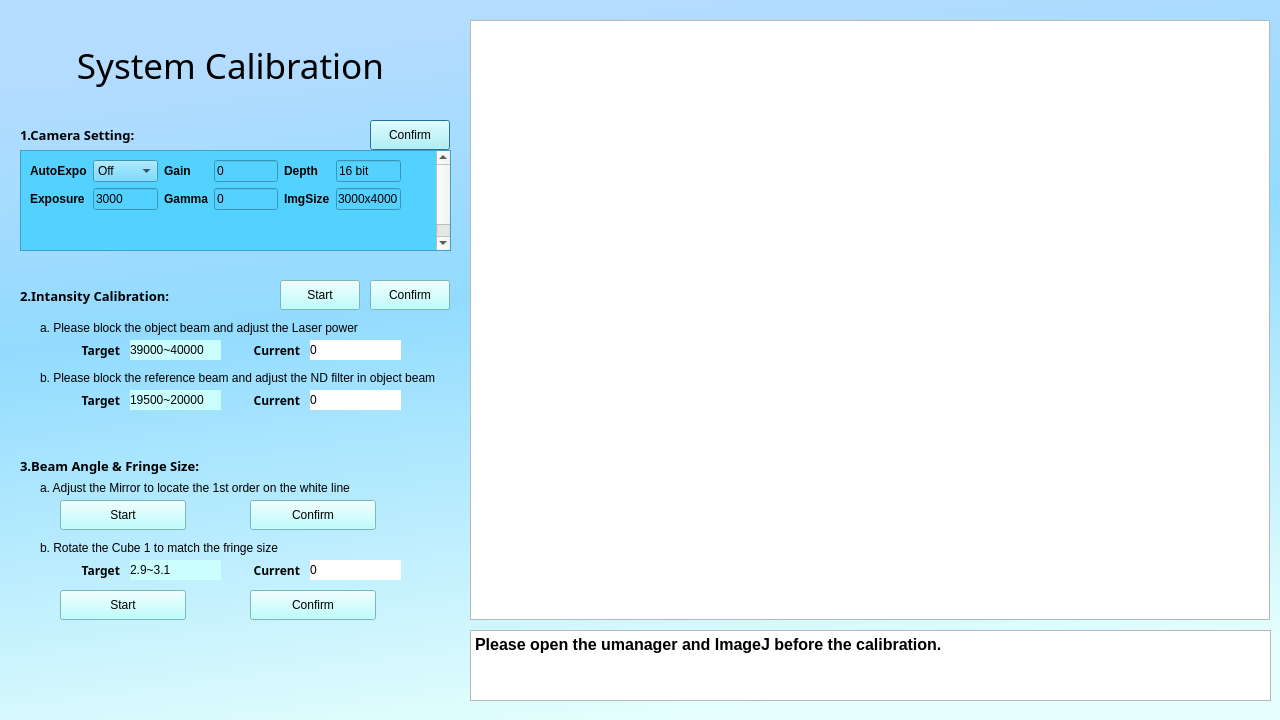
<?xml version="1.0" encoding="UTF-8"?>
<ui version="4.0">
 <class>Calibration</class>
 <widget class="QDialog" name="Calibration">
  <property name="geometry">
   <rect>
    <x>0</x>
    <y>0</y>
    <width>1280</width>
    <height>720</height>
   </rect>
  </property>
  <property name="windowTitle">
   <string>Dialog</string>
  </property>
  <property name="styleSheet">
   <string notr="true">QDialog#Calibration {
background-color: qlineargradient(spread:pad, x1:0.272727, y1:0, x2:0.494, y2:1, stop:0.0511364 rgba(180, 220, 255, 255), stop:0.409091 rgba(146, 219, 255, 255), stop:1 rgba(228, 255, 253, 255));}</string>
  </property>
  <widget class="QPushButton" name="pushButton">
   <property name="geometry">
    <rect>
     <x>370</x>
     <y>120</y>
     <width>80</width>
     <height>30</height>
    </rect>
   </property>
   <property name="styleSheet">
    <string notr="true">font: 87 9pt &quot;Arial Black&quot;;
background-color: rgb(170, 255, 255);</string>
   </property>
   <property name="text">
    <string>Confirm</string>
   </property>
  </widget>
  <widget class="QPushButton" name="pushButton_2">
   <property name="geometry">
    <rect>
     <x>280</x>
     <y>280</y>
     <width>80</width>
     <height>30</height>
    </rect>
   </property>
   <property name="styleSheet">
    <string notr="true">font: 87 9pt &quot;Arial Black&quot;;
background-color: rgb(170, 255, 255);</string>
   </property>
   <property name="text">
    <string>Start</string>
   </property>
  </widget>
  <widget class="QTextBrowser" name="Note">
   <property name="geometry">
    <rect>
     <x>470</x>
     <y>630</y>
     <width>801</width>
     <height>71</height>
    </rect>
   </property>
   <property name="html">
    <string>&lt;!DOCTYPE HTML PUBLIC &quot;-//W3C//DTD HTML 4.0//EN&quot; &quot;http://www.w3.org/TR/REC-html40/strict.dtd&quot;&gt;
&lt;html&gt;&lt;head&gt;&lt;meta name=&quot;qrichtext&quot; content=&quot;1&quot; /&gt;&lt;style type=&quot;text/css&quot;&gt;
p, li { white-space: pre-wrap; }
&lt;/style&gt;&lt;/head&gt;&lt;body style=&quot; font-family:'MS Shell Dlg 2'; font-size:8.25pt; font-weight:400; font-style:normal;&quot;&gt;
&lt;p style=&quot; margin-top:0px; margin-bottom:0px; margin-left:0px; margin-right:0px; -qt-block-indent:0; text-indent:0px;&quot;&gt;&lt;span style=&quot; font-size:12pt; font-weight:600;&quot;&gt;Please open the umanager and ImageJ before the calibration.&lt;/span&gt;&lt;/p&gt;&lt;/body&gt;&lt;/html&gt;</string>
   </property>
  </widget>
  <widget class="QLabel" name="label_19">
   <property name="geometry">
    <rect>
     <x>310</x>
     <y>390</y>
     <width>91</width>
     <height>20</height>
    </rect>
   </property>
   <property name="font">
    <font>
     <family>Arial</family>
     <pointsize>9</pointsize>
    </font>
   </property>
   <property name="styleSheet">
    <string notr="true">background-color: rgb(255, 255, 255);</string>
   </property>
   <property name="text">
    <string>0</string>
   </property>
  </widget>
  <widget class="QWidget" name="widget" native="true">
   <property name="geometry">
    <rect>
     <x>20</x>
     <y>150</y>
     <width>431</width>
     <height>101</height>
    </rect>
   </property>
   <layout class="QVBoxLayout" name="verticalLayout">
    <item>
     <widget class="QScrollArea" name="scrollArea">
      <property name="styleSheet">
       <string notr="true">background-color: rgb(83, 209, 255);</string>
      </property>
      <property name="widgetResizable">
       <bool>true</bool>
      </property>
      <widget class="QWidget" name="scrollAreaWidgetContents">
       <property name="geometry">
        <rect>
         <x>0</x>
         <y>0</y>
         <width>394</width>
         <height>118</height>
        </rect>
       </property>
       <layout class="QVBoxLayout" name="verticalLayout_2">
        <item>
         <widget class="QWidget" name="widget_2" native="true">
          <property name="minimumSize">
           <size>
            <width>0</width>
            <height>100</height>
           </size>
          </property>
          <widget class="QWidget" name="gridLayoutWidget_2">
           <property name="geometry">
            <rect>
             <x>0</x>
             <y>0</y>
             <width>371</width>
             <height>51</height>
            </rect>
           </property>
           <layout class="QGridLayout" name="gridLayout_2">
            <item row="1" column="0">
             <widget class="QLabel" name="label_5">
              <property name="font">
               <font>
                <weight>75</weight>
                <bold>true</bold>
               </font>
              </property>
              <property name="text">
               <string>Exposure</string>
              </property>
             </widget>
            </item>
            <item row="0" column="3">
             <widget class="QLineEdit" name="lineEdit_2">
              <property name="text">
               <string>0</string>
              </property>
             </widget>
            </item>
            <item row="1" column="3">
             <widget class="QLineEdit" name="lineEdit_3">
              <property name="text">
               <string>0</string>
              </property>
             </widget>
            </item>
            <item row="1" column="2">
             <widget class="QLabel" name="label_8">
              <property name="font">
               <font>
                <weight>75</weight>
                <bold>true</bold>
               </font>
              </property>
              <property name="text">
               <string>Gamma</string>
              </property>
             </widget>
            </item>
            <item row="0" column="0">
             <widget class="QLabel" name="label_4">
              <property name="font">
               <font>
                <weight>75</weight>
                <bold>true</bold>
               </font>
              </property>
              <property name="text">
               <string>AutoExpo</string>
              </property>
             </widget>
            </item>
            <item row="0" column="1">
             <widget class="QComboBox" name="comboBox">
              <item>
               <property name="text">
                <string>Off</string>
               </property>
              </item>
              <item>
               <property name="text">
                <string>On</string>
               </property>
              </item>
             </widget>
            </item>
            <item row="0" column="2">
             <widget class="QLabel" name="label_6">
              <property name="font">
               <font>
                <weight>75</weight>
                <bold>true</bold>
               </font>
              </property>
              <property name="text">
               <string>Gain</string>
              </property>
             </widget>
            </item>
            <item row="1" column="1">
             <widget class="QLineEdit" name="lineEdit">
              <property name="text">
               <string>3000</string>
              </property>
             </widget>
            </item>
            <item row="0" column="4">
             <widget class="QLabel" name="label_9">
              <property name="font">
               <font>
                <weight>75</weight>
                <bold>true</bold>
               </font>
              </property>
              <property name="text">
               <string>Depth</string>
              </property>
             </widget>
            </item>
            <item row="0" column="5">
             <widget class="QLineEdit" name="lineEdit_4">
              <property name="text">
               <string>16 bit</string>
              </property>
             </widget>
            </item>
            <item row="1" column="4">
             <widget class="QLabel" name="label_10">
              <property name="font">
               <font>
                <weight>75</weight>
                <bold>true</bold>
               </font>
              </property>
              <property name="text">
               <string>ImgSize</string>
              </property>
             </widget>
            </item>
            <item row="1" column="5">
             <widget class="QLineEdit" name="lineEdit_5">
              <property name="text">
               <string>3000x4000</string>
              </property>
             </widget>
            </item>
           </layout>
          </widget>
         </widget>
        </item>
       </layout>
      </widget>
     </widget>
    </item>
   </layout>
  </widget>
  <widget class="QLabel" name="label_14">
   <property name="geometry">
    <rect>
     <x>70</x>
     <y>340</y>
     <width>50</width>
     <height>20</height>
    </rect>
   </property>
   <property name="font">
    <font>
     <family>Arial Black</family>
     <pointsize>9</pointsize>
     <weight>75</weight>
     <bold>true</bold>
    </font>
   </property>
   <property name="text">
    <string>Target</string>
   </property>
   <property name="alignment">
    <set>Qt::AlignRight|Qt::AlignTrailing|Qt::AlignVCenter</set>
   </property>
  </widget>
  <widget class="QLabel" name="label_20">
   <property name="geometry">
    <rect>
     <x>250</x>
     <y>390</y>
     <width>50</width>
     <height>20</height>
    </rect>
   </property>
   <property name="font">
    <font>
     <family>Arial Black</family>
     <pointsize>9</pointsize>
     <weight>75</weight>
     <bold>true</bold>
    </font>
   </property>
   <property name="text">
    <string>Current</string>
   </property>
   <property name="alignment">
    <set>Qt::AlignRight|Qt::AlignTrailing|Qt::AlignVCenter</set>
   </property>
  </widget>
  <widget class="QLabel" name="label_11">
   <property name="geometry">
    <rect>
     <x>130</x>
     <y>340</y>
     <width>91</width>
     <height>20</height>
    </rect>
   </property>
   <property name="font">
    <font>
     <family>Arial</family>
     <pointsize>9</pointsize>
    </font>
   </property>
   <property name="styleSheet">
    <string notr="true">background-color: rgb(203, 255, 255);</string>
   </property>
   <property name="text">
    <string>39000~40000</string>
   </property>
  </widget>
  <widget class="QPushButton" name="pushButton_4">
   <property name="geometry">
    <rect>
     <x>250</x>
     <y>500</y>
     <width>126</width>
     <height>30</height>
    </rect>
   </property>
   <property name="styleSheet">
    <string notr="true">font: 87 9pt &quot;Arial Black&quot;;
background-color: rgb(170, 255, 255);</string>
   </property>
   <property name="text">
    <string>Confirm</string>
   </property>
  </widget>
  <widget class="QLabel" name="label_25">
   <property name="geometry">
    <rect>
     <x>70</x>
     <y>560</y>
     <width>50</width>
     <height>20</height>
    </rect>
   </property>
   <property name="font">
    <font>
     <family>Arial Black</family>
     <pointsize>9</pointsize>
     <weight>75</weight>
     <bold>true</bold>
    </font>
   </property>
   <property name="text">
    <string>Target</string>
   </property>
   <property name="alignment">
    <set>Qt::AlignRight|Qt::AlignTrailing|Qt::AlignVCenter</set>
   </property>
  </widget>
  <widget class="QGraphicsView" name="img">
   <property name="geometry">
    <rect>
     <x>470</x>
     <y>20</y>
     <width>800</width>
     <height>600</height>
    </rect>
   </property>
   <property name="sizePolicy">
    <sizepolicy hsizetype="Expanding" vsizetype="Expanding">
     <horstretch>20</horstretch>
     <verstretch>20</verstretch>
    </sizepolicy>
   </property>
  </widget>
  <widget class="QPushButton" name="pushButton_7">
   <property name="geometry">
    <rect>
     <x>250</x>
     <y>590</y>
     <width>126</width>
     <height>30</height>
    </rect>
   </property>
   <property name="styleSheet">
    <string notr="true">font: 87 9pt &quot;Arial Black&quot;;
background-color: rgb(170, 255, 255);</string>
   </property>
   <property name="text">
    <string>Confirm</string>
   </property>
  </widget>
  <widget class="QLabel" name="label_27">
   <property name="geometry">
    <rect>
     <x>40</x>
     <y>540</y>
     <width>411</width>
     <height>16</height>
    </rect>
   </property>
   <property name="font">
    <font>
     <family>Arial</family>
     <pointsize>9</pointsize>
    </font>
   </property>
   <property name="text">
    <string>b. Rotate the Cube 1 to match the fringe size</string>
   </property>
  </widget>
  <widget class="QPushButton" name="pushButton_6">
   <property name="geometry">
    <rect>
     <x>60</x>
     <y>590</y>
     <width>126</width>
     <height>30</height>
    </rect>
   </property>
   <property name="styleSheet">
    <string notr="true">font: 87 9pt &quot;Arial Black&quot;;
background-color: rgb(170, 255, 255);</string>
   </property>
   <property name="text">
    <string>Start</string>
   </property>
  </widget>
  <widget class="QLabel" name="label_26">
   <property name="geometry">
    <rect>
     <x>130</x>
     <y>560</y>
     <width>91</width>
     <height>20</height>
    </rect>
   </property>
   <property name="font">
    <font>
     <family>Arial</family>
     <pointsize>9</pointsize>
    </font>
   </property>
   <property name="styleSheet">
    <string notr="true">background-color: rgb(203, 255, 255);</string>
   </property>
   <property name="text">
    <string>2.9~3.1</string>
   </property>
  </widget>
  <widget class="QLabel" name="label_23">
   <property name="geometry">
    <rect>
     <x>250</x>
     <y>560</y>
     <width>50</width>
     <height>20</height>
    </rect>
   </property>
   <property name="font">
    <font>
     <family>Arial Black</family>
     <pointsize>9</pointsize>
     <weight>75</weight>
     <bold>true</bold>
    </font>
   </property>
   <property name="text">
    <string>Current</string>
   </property>
   <property name="alignment">
    <set>Qt::AlignRight|Qt::AlignTrailing|Qt::AlignVCenter</set>
   </property>
  </widget>
  <widget class="QLabel" name="label_16">
   <property name="geometry">
    <rect>
     <x>40</x>
     <y>370</y>
     <width>411</width>
     <height>16</height>
    </rect>
   </property>
   <property name="font">
    <font>
     <family>Arial</family>
     <pointsize>9</pointsize>
    </font>
   </property>
   <property name="text">
    <string>b. Please block the reference beam and adjust the ND filter in object beam</string>
   </property>
  </widget>
  <widget class="QLabel" name="label_15">
   <property name="geometry">
    <rect>
     <x>250</x>
     <y>340</y>
     <width>50</width>
     <height>20</height>
    </rect>
   </property>
   <property name="font">
    <font>
     <family>Arial Black</family>
     <pointsize>9</pointsize>
     <weight>75</weight>
     <bold>true</bold>
    </font>
   </property>
   <property name="text">
    <string>Current</string>
   </property>
   <property name="alignment">
    <set>Qt::AlignRight|Qt::AlignTrailing|Qt::AlignVCenter</set>
   </property>
  </widget>
  <widget class="QPushButton" name="pushButton_5">
   <property name="geometry">
    <rect>
     <x>60</x>
     <y>500</y>
     <width>126</width>
     <height>30</height>
    </rect>
   </property>
   <property name="styleSheet">
    <string notr="true">font: 87 9pt &quot;Arial Black&quot;;
background-color: rgb(170, 255, 255);</string>
   </property>
   <property name="text">
    <string>Start</string>
   </property>
  </widget>
  <widget class="QLabel" name="label_17">
   <property name="geometry">
    <rect>
     <x>70</x>
     <y>390</y>
     <width>50</width>
     <height>20</height>
    </rect>
   </property>
   <property name="font">
    <font>
     <family>Arial Black</family>
     <pointsize>9</pointsize>
     <weight>75</weight>
     <bold>true</bold>
    </font>
   </property>
   <property name="text">
    <string>Target</string>
   </property>
   <property name="alignment">
    <set>Qt::AlignRight|Qt::AlignTrailing|Qt::AlignVCenter</set>
   </property>
  </widget>
  <widget class="QLabel" name="label_18">
   <property name="geometry">
    <rect>
     <x>130</x>
     <y>390</y>
     <width>91</width>
     <height>20</height>
    </rect>
   </property>
   <property name="font">
    <font>
     <family>Arial</family>
     <pointsize>9</pointsize>
    </font>
   </property>
   <property name="styleSheet">
    <string notr="true">background-color: rgb(203, 255, 255);</string>
   </property>
   <property name="text">
    <string>19500~20000</string>
   </property>
  </widget>
  <widget class="QPushButton" name="pushButton_3">
   <property name="geometry">
    <rect>
     <x>370</x>
     <y>280</y>
     <width>80</width>
     <height>30</height>
    </rect>
   </property>
   <property name="styleSheet">
    <string notr="true">font: 87 9pt &quot;Arial Black&quot;;
background-color: rgb(170, 255, 255);</string>
   </property>
   <property name="text">
    <string>Confirm</string>
   </property>
  </widget>
  <widget class="QLabel" name="label_2">
   <property name="geometry">
    <rect>
     <x>20</x>
     <y>120</y>
     <width>160</width>
     <height>30</height>
    </rect>
   </property>
   <property name="font">
    <font>
     <family>Arial Black</family>
     <pointsize>10</pointsize>
     <weight>75</weight>
     <bold>true</bold>
    </font>
   </property>
   <property name="text">
    <string>1.Camera Setting:</string>
   </property>
  </widget>
  <widget class="QLabel" name="label_7">
   <property name="geometry">
    <rect>
     <x>20</x>
     <y>280</y>
     <width>161</width>
     <height>31</height>
    </rect>
   </property>
   <property name="font">
    <font>
     <family>Arial Black</family>
     <pointsize>10</pointsize>
     <weight>75</weight>
     <bold>true</bold>
    </font>
   </property>
   <property name="text">
    <string>2.Intansity Calibration:</string>
   </property>
  </widget>
  <widget class="QLabel" name="label_24">
   <property name="geometry">
    <rect>
     <x>310</x>
     <y>560</y>
     <width>91</width>
     <height>20</height>
    </rect>
   </property>
   <property name="font">
    <font>
     <family>Arial</family>
     <pointsize>9</pointsize>
    </font>
   </property>
   <property name="styleSheet">
    <string notr="true">background-color: rgb(255, 255, 255);</string>
   </property>
   <property name="text">
    <string>0</string>
   </property>
  </widget>
  <widget class="QLabel" name="label_12">
   <property name="geometry">
    <rect>
     <x>310</x>
     <y>340</y>
     <width>91</width>
     <height>20</height>
    </rect>
   </property>
   <property name="font">
    <font>
     <family>Arial</family>
     <pointsize>9</pointsize>
    </font>
   </property>
   <property name="styleSheet">
    <string notr="true">background-color: rgb(255, 255, 255);</string>
   </property>
   <property name="text">
    <string>0</string>
   </property>
  </widget>
  <widget class="QLabel" name="label_21">
   <property name="geometry">
    <rect>
     <x>20</x>
     <y>450</y>
     <width>221</width>
     <height>31</height>
    </rect>
   </property>
   <property name="font">
    <font>
     <family>Arial Black</family>
     <pointsize>10</pointsize>
     <weight>75</weight>
     <bold>true</bold>
    </font>
   </property>
   <property name="text">
    <string>3.Beam Angle &amp; Fringe Size:</string>
   </property>
  </widget>
  <widget class="QLabel" name="label_13">
   <property name="geometry">
    <rect>
     <x>40</x>
     <y>320</y>
     <width>411</width>
     <height>16</height>
    </rect>
   </property>
   <property name="font">
    <font>
     <family>Arial</family>
     <pointsize>9</pointsize>
    </font>
   </property>
   <property name="text">
    <string>a. Please block the object beam and adjust the Laser power</string>
   </property>
  </widget>
  <widget class="QLabel" name="label_22">
   <property name="geometry">
    <rect>
     <x>40</x>
     <y>480</y>
     <width>321</width>
     <height>16</height>
    </rect>
   </property>
   <property name="font">
    <font>
     <family>Arial</family>
     <pointsize>9</pointsize>
    </font>
   </property>
   <property name="text">
    <string>a. Adjust the Mirror to locate the 1st order on the white line</string>
   </property>
  </widget>
  <widget class="QLabel" name="label_3">
   <property name="geometry">
    <rect>
     <x>0</x>
     <y>20</y>
     <width>461</width>
     <height>90</height>
    </rect>
   </property>
   <property name="font">
    <font>
     <family>Arial Black</family>
     <pointsize>26</pointsize>
     <weight>10</weight>
     <italic>false</italic>
     <bold>false</bold>
    </font>
   </property>
   <property name="autoFillBackground">
    <bool>false</bool>
   </property>
   <property name="styleSheet">
    <string notr="true">font: 87 26pt &quot;Arial Black&quot;;
color: rgb(0, 0, 0);

</string>
   </property>
   <property name="text">
    <string>System Calibration</string>
   </property>
   <property name="alignment">
    <set>Qt::AlignCenter</set>
   </property>
  </widget>
 </widget>
 <resources/>
 <connections/>
</ui>
